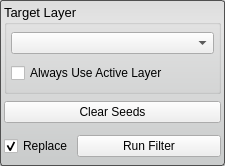
<?xml version="1.0" encoding="UTF-8"?>
<ui version="4.0">
 <class>FillHolesFilterInterface</class>
 <widget class="QWidget" name="FillHolesFilterInterface">
  <property name="geometry">
   <rect>
    <x>0</x>
    <y>0</y>
    <width>225</width>
    <height>166</height>
   </rect>
  </property>
  <property name="sizePolicy">
   <sizepolicy hsizetype="Preferred" vsizetype="Fixed">
    <horstretch>0</horstretch>
    <verstretch>0</verstretch>
   </sizepolicy>
  </property>
  <property name="minimumSize">
   <size>
    <width>0</width>
    <height>100</height>
   </size>
  </property>
  <property name="maximumSize">
   <size>
    <width>16777215</width>
    <height>16777215</height>
   </size>
  </property>
  <property name="windowTitle">
   <string>Fill Holes Filter</string>
  </property>
  <property name="styleSheet">
   <string notr="true">QWidget#FillHolesFilterInterface{
	border-radius: 3px;
	border: 1px solid rgb(80, 80,80);
	background-color: qlineargradient(spread:pad, x1:0.5, y1:0, x2:0.5, y2:0.960227, stop:0 rgba(221, 221, 221, 255), stop:0.155779 rgba(228, 228, 228, 255), stop:1 rgba(202, 204, 204, 255));      
}</string>
  </property>
  <layout class="QVBoxLayout" name="verticalLayout">
   <property name="spacing">
    <number>2</number>
   </property>
   <property name="margin">
    <number>4</number>
   </property>
   <item>
    <widget class="QGroupBox" name="target_groupbox_">
     <property name="font">
      <font>
       <pointsize>10</pointsize>
      </font>
     </property>
     <property name="title">
      <string>Target Layer</string>
     </property>
     <layout class="QVBoxLayout" name="verticalLayout_4">
      <property name="margin">
       <number>4</number>
      </property>
      <item>
       <widget class="QComboBox" name="target_layer_">
        <property name="sizePolicy">
         <sizepolicy hsizetype="Ignored" vsizetype="Fixed">
          <horstretch>0</horstretch>
          <verstretch>0</verstretch>
         </sizepolicy>
        </property>
       </widget>
      </item>
      <item>
       <widget class="QCheckBox" name="use_active_layer_">
        <property name="text">
         <string>Always Use Active Layer</string>
        </property>
       </widget>
      </item>
     </layout>
    </widget>
   </item>
   <item>
    <widget class="QWidget" name="widget_2" native="true">
     <property name="minimumSize">
      <size>
       <width>0</width>
       <height>32</height>
      </size>
     </property>
     <property name="maximumSize">
      <size>
       <width>16777215</width>
       <height>32</height>
      </size>
     </property>
     <layout class="QHBoxLayout" name="horizontalLayout_2">
      <property name="spacing">
       <number>0</number>
      </property>
      <property name="margin">
       <number>0</number>
      </property>
      <item>
       <widget class="QPushButton" name="clearSeedsButton">
        <property name="sizePolicy">
         <sizepolicy hsizetype="Expanding" vsizetype="Fixed">
          <horstretch>0</horstretch>
          <verstretch>0</verstretch>
         </sizepolicy>
        </property>
        <property name="text">
         <string>Clear Seeds</string>
        </property>
       </widget>
      </item>
     </layout>
    </widget>
   </item>
   <item>
    <widget class="QWidget" name="widget" native="true">
     <property name="minimumSize">
      <size>
       <width>0</width>
       <height>32</height>
      </size>
     </property>
     <property name="maximumSize">
      <size>
       <width>16777215</width>
       <height>32</height>
      </size>
     </property>
     <layout class="QHBoxLayout" name="horizontalLayout">
      <property name="spacing">
       <number>4</number>
      </property>
      <property name="margin">
       <number>0</number>
      </property>
      <item>
       <widget class="QCheckBox" name="replaceCheckBox">
        <property name="text">
         <string>Replace</string>
        </property>
        <property name="checked">
         <bool>true</bool>
        </property>
       </widget>
      </item>
      <item>
       <widget class="QPushButton" name="runFilterButton">
        <property name="sizePolicy">
         <sizepolicy hsizetype="Expanding" vsizetype="Fixed">
          <horstretch>0</horstretch>
          <verstretch>0</verstretch>
         </sizepolicy>
        </property>
        <property name="text">
         <string>Run Filter</string>
        </property>
       </widget>
      </item>
     </layout>
    </widget>
   </item>
  </layout>
 </widget>
 <resources/>
 <connections/>
</ui>
